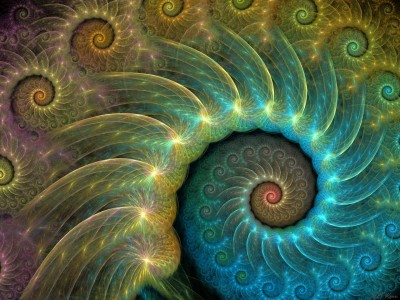
//> input picture convImg/400x300.jpg, 400 x 300 px
$ ./imgSobel ../400x300.jpg   (built with g++ and OpenCV 4)
//> lines starting //> are read from the running program, lines starting //| are printed output that depends on the picture
#include <cv.h>
#include <highgui.h>

using namespace cv;

int main(int argc, char **argv)
{
    char *imageName = argv[1];

    Mat image, imgSobel;
    image = imread(imageName, 1);
//> image is the input picture: 300 rows x 400 cols, CV_8UC3; mean B, G, R 70.9, 96.5, 76.4

    GaussianBlur( image, image, Size(3,3), 0, 0, BORDER_DEFAULT );

    Mat gray_image_opencv, grad_x, grad_y, abs_grad_x, abs_grad_y;

    cvtColor(image, gray_image_opencv, CV_BGR2GRAY);
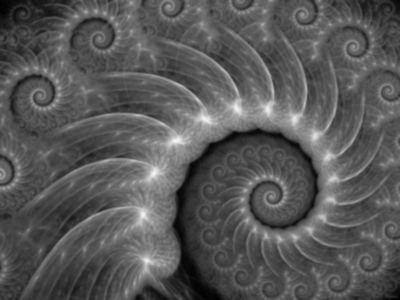
//> gray_image_opencv: 300 rows x 400 cols, CV_8UC1; min 1, max 244, mean 87.6

    Sobel(gray_image_opencv,grad_x,CV_16S,1,0,3,1,0,BORDER_DEFAULT);
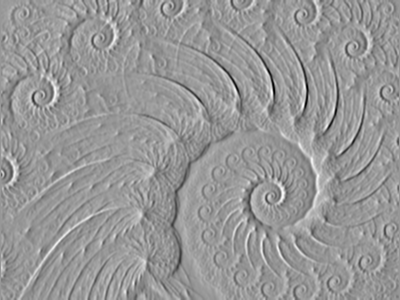
//> grad_x: 300 rows x 400 cols, CV_16SC1; min -376, max 256, mean 0; drawn with min black and max white
    convertScaleAbs(grad_x, abs_grad_x);
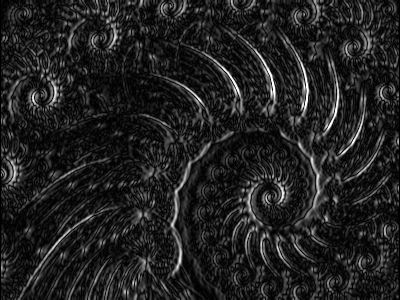
//> abs_grad_x: 300 rows x 400 cols, CV_8UC1; min 0, max 255, mean 33.6

    Sobel(gray_image_opencv,grad_y,CV_16S,1,0,3,1,0,BORDER_DEFAULT);
    convertScaleAbs(grad_y, abs_grad_y);

    /// Total Gradient (approximate)
  	addWeighted( abs_grad_x, 0.5, abs_grad_y, 0.5, 0, imgSobel );

    namedWindow(imageName, WINDOW_NORMAL);
    namedWindow("Gray Image OpenCV", WINDOW_NORMAL);

    imshow(imageName,image);
    imshow("Gray Image OpenCV",imgSobel);

    waitKey(0);

    return 0;
}

$ run again, on convImg/serpiente.jpg
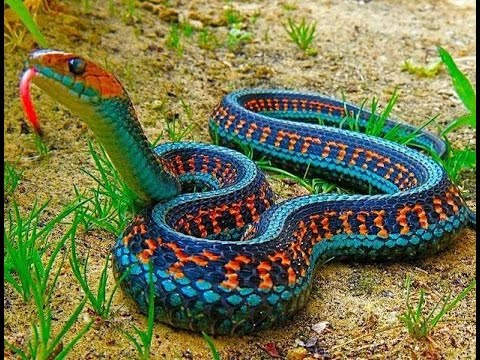
//> input picture convImg/serpiente.jpg, 480 x 360 px
//> image is the input picture: 360 rows x 480 cols, CV_8UC3; mean B, G, R 76.1, 117.5, 113.4
//> `Sobel(gray_image_opencv,grad_x,CV_16S,1,0,3,1,0,BORDER_DEFAULT);`:
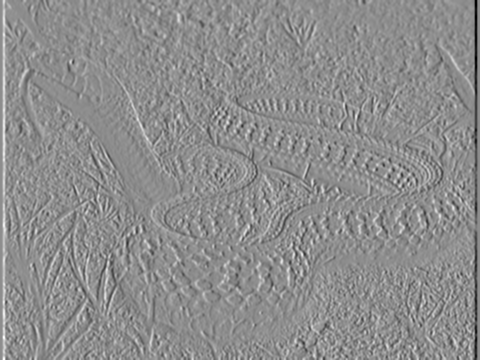
//> grad_x: 360 rows x 480 cols, CV_16SC1; min -707, max 566, mean 0; drawn with min black and max white
//> `convertScaleAbs(grad_x, abs_grad_x);`:
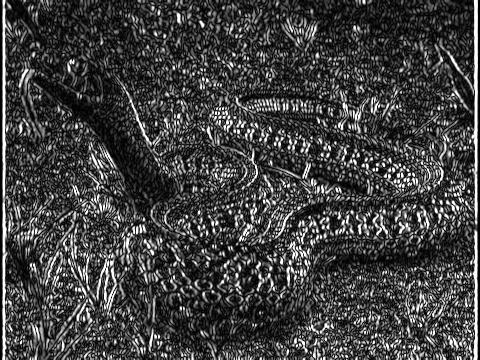
//> abs_grad_x: 360 rows x 480 cols, CV_8UC1; min 0, max 255, mean 65.1
